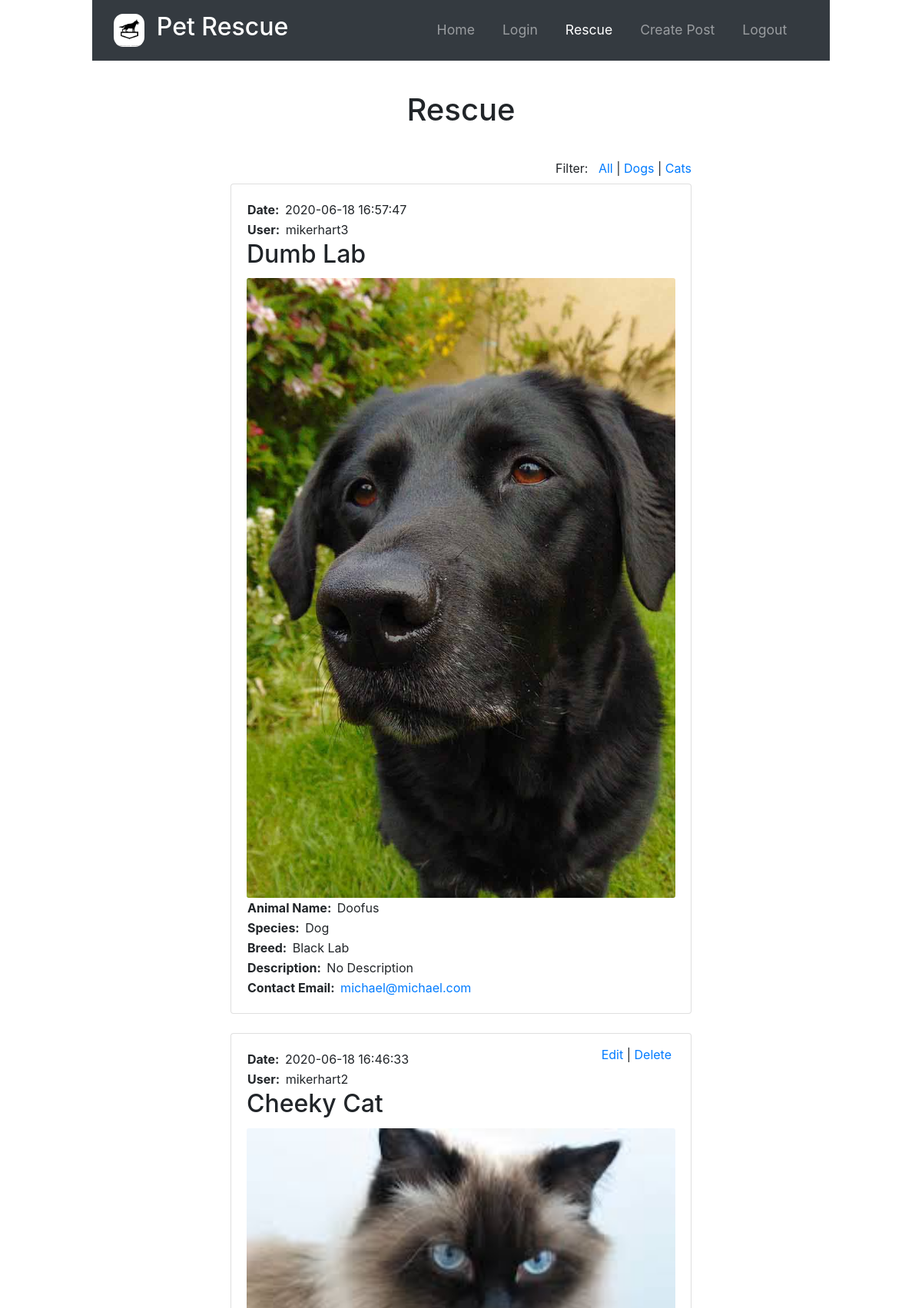
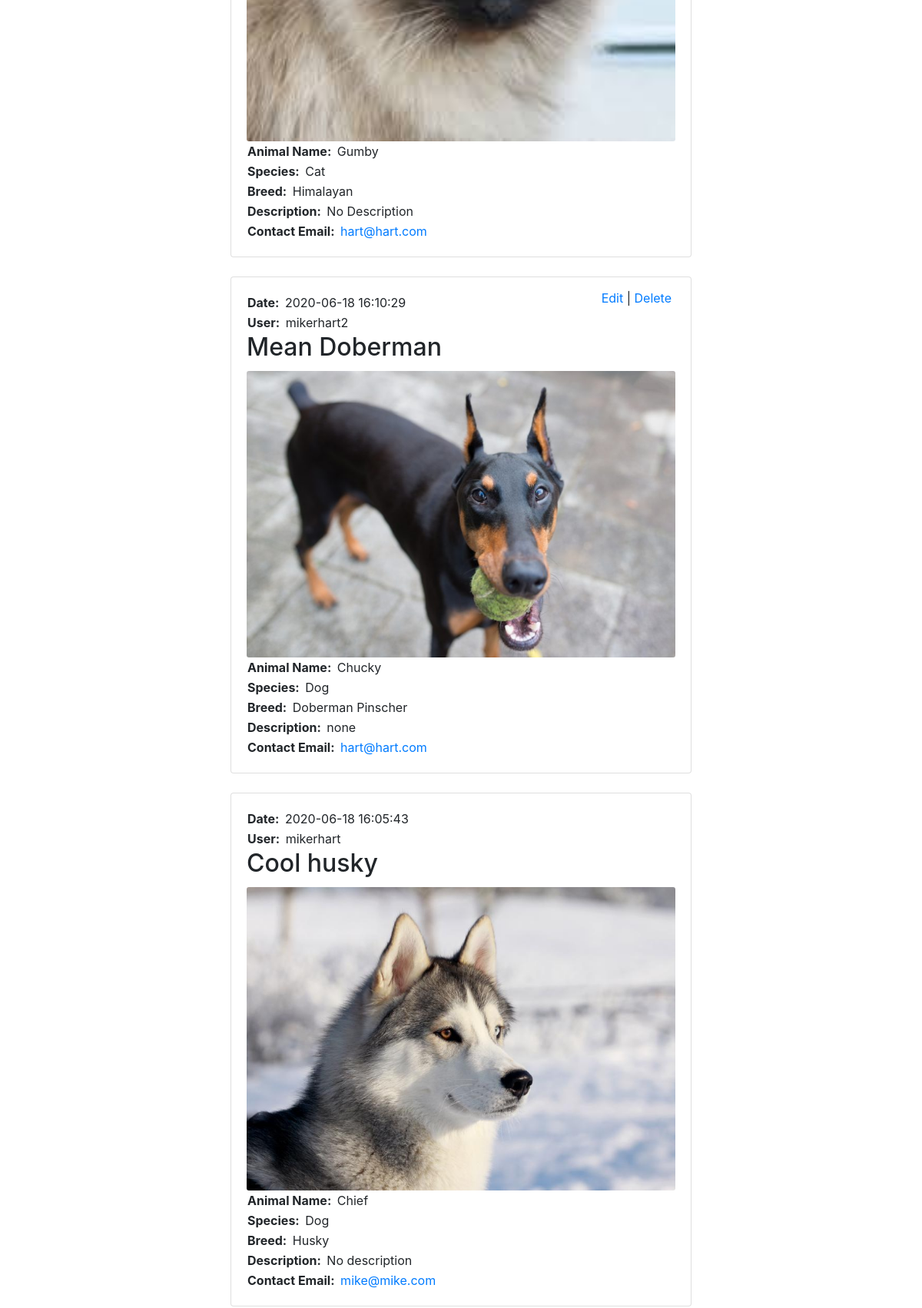
The app's page /rescue.php (signed in, upper part) with its own data (2 pictures, top to bottom).
### tables this page shows
CREATE TABLE `post` (
  `post_id` int(11) NOT NULL,
  `user_id` int(11) NOT NULL,
  `username` varchar(50) NOT NULL,
  `email` varchar(50) NOT NULL,
  `title` varchar(200) NOT NULL,
  `animal_name` varchar(50) NOT NULL,
  `species` varchar(50) NOT NULL,
  `breed` varchar(50) NOT NULL,
  `description` varchar(500) NOT NULL,
  `img_src` varchar(200) NOT NULL,
  `created_on` datetime NOT NULL
);

### inc/functions.inc.php (the view, shortened to what this page needs)
<?php
function display_posts($result) {
    while ($row = $result->fetch_assoc()) {
        $imageEncoded = rawurlencode($row['img_src']);
        echo '<div class="card">';
        if ($row['user_id'] == $_SESSION['user_id']) {
            echo "<div id=\"delete\"><a href=\"edit_post.php?post_id={$row['post_id']}&user_id={$row['user_id']}\" onclick=\"return confirm('Are you sure?');\">Edit</a>" . ' | ' . "<a href=\"delete_post.php?post_id={$row['post_id']}&user_id={$row['user_id']}\" onclick=\"return confirm('Are you sure?');\">Delete</a></div>";
        }
        echo '<p><strong>Date:  &nbsp;</strong>' . $row['created_on'] . '</p>';
        echo '<p><strong>User:  &nbsp;</strong>' . $row['username'] . '</p>';
        echo '<h2 class="card-title">' . $row['title'] . '</h2>';
        echo "<img class=\"card-img\" src=uploads/{$imageEncoded}>";
        echo '<p><strong>Animal Name:  &nbsp;</strong>' . $row['animal_name'] . '</p>';
        echo '<p><strong>Species:  &nbsp;</strong>' . $row['species'] . '</p>';
        echo '<p><strong>Breed:  &nbsp;</strong>' . $row['breed'] . '</p>';
        echo '<p><strong>Description:  &nbsp;</strong>' . $row['description'] . '</p>';
        echo '<p><strong>Contact Email: &nbsp;</strong>' . '<a href=' . '"mailto:' . $row['email'] . '">' . $row['email'] . '</a></p>';
        echo '</div>';
    }
}
function echoActiveClass($requestUri)
{
    $current_file_name = basename($_SERVER['REQUEST_URI'], ".php");
    if ($current_file_name == $requestUri)
        echo 'active';
}
?>

### css/style.css (style rules this page uses)
.card { position: relative; width: 600px; padding: 20px; margin: 0 auto; margin-bottom: 25px; }
.card p { margin: 1px; }
#delete { position: absolute; top: 15px; right: 25px; }
.rescue img { max-width: 600px; }
@media (min-width: 1200px) { body { max-width: 80vw; margin: 0 auto; } }

### records on screen
post: created_on "2020-06-18 16:57:47", username "mikerhart3", title "Dumb Lab", img_src (picture), animal_name "Doofus", species "Dog", breed "Black Lab", description "No Description", email "michael@michael.com"
post: created_on "2020-06-18 16:46:33", username "mikerhart2", title "Cheeky Cat", img_src (picture), animal_name "Gumby", species "Cat", breed "Himalayan", description "No Description", email "hart@hart.com"
post: created_on "2020-06-18 16:10:29", username "mikerhart2", title "Mean Doberman", img_src (picture), animal_name "Chucky", species "Dog", breed "Doberman Pinscher", description "none", email "hart@hart.com"
post: created_on "2020-06-18 16:05:43", username "mikerhart", title "Cool husky", img_src (picture), animal_name "Chief", species "Dog", breed "Husky", description "No description", email "mike@mike.com"
